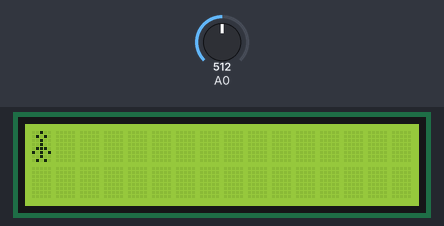
Simulated run of this sketch. Board: Arduino Uno, built with avr-gcc and run on an emulated ATmega328P. On the bench: 16×2 character LCD. The inputs (shaded band) are chosen by the test bench; at power-on: A0 = 512.

Above: at 0.1 s.
At 2.2 s:
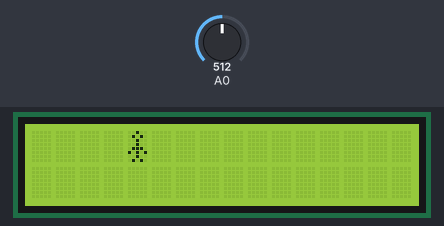
At 4.3 s:
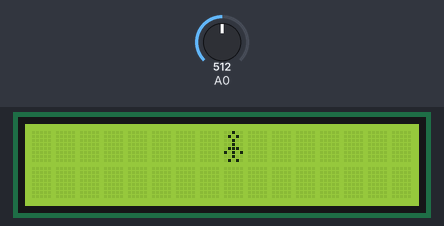
At 8.6 s:
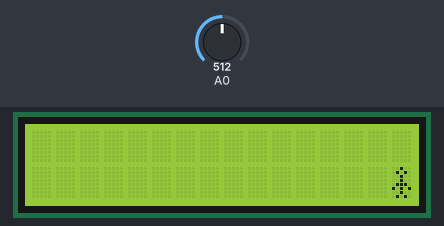
At 12.8 s:
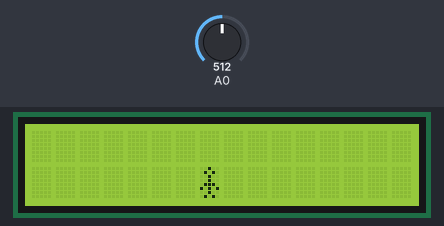
At 17.5 s:
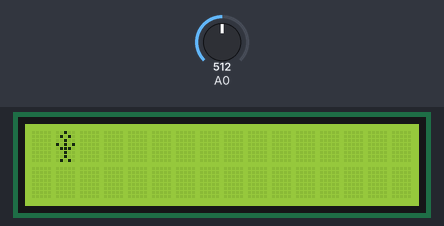

The sketch:

a_man_on_lcd.ino
```cpp
#include <LiquidCrystal.h>
int RS = 12;
int E = 11;
int D4 = 5;
int D5 = 4;
int D6 = 3;
int D7 = 2;
LiquidCrystal lcd(RS, E, D4, D5, D6, D7);
byte armsDown[8] = {
  0b00100,
  0b01010,
  0b00100,
  0b00100,
  0b01110,
  0b10101,
  0b00100,
  0b01010
};
byte armsUp[8] = {
  0b00100,
  0b01010,
  0b00100,
  0b10101,
  0b01110,
  0b00100,
  0b00100,
  0b01010
};
void setup() {
  lcd.begin(16, 2);
  lcd.clear();
  lcd.createChar(3, armsDown);
  lcd.createChar(4, armsUp);
  lcd.setCursor(0, 0);
}
void loop() {
  int sensorReading = analogRead(A0);
  int delayTime = map(sensorReading, 0, 1023, 250, 800);
  for (int i = 0; i < 16; i++) {
    if (i > 0) {
      lcd.clear();
    }
    if (i % 2 == 0) {
      lcd.setCursor(i, 0);
      lcd.write(3);
      delay(delayTime);
    } else {
      lcd.setCursor(i, 0);
      lcd.write(4);
      delay(delayTime);
    }
  }
  lcd.clear();
  for (int j = 15; j >= 0; j--) {
    if (j >= 0) {
      lcd.setCursor(j + 1, 1);
      lcd.write(' ');
    }
    if (j % 2 == 0) {
      lcd.setCursor(j, 1);
      lcd.write(4);
      delay(delayTime);
    } else {
      lcd.setCursor(j, 1);
      lcd.write(3);
      delay(delayTime);
    }
  }
  lcd.clear();
}
```

Measured:
- by itself, everything shown: repeats every 16.9 s, in 33 steps
- what the display in image 1 shows lasts 0.5 s, from 2.2 s to 2.7 s
